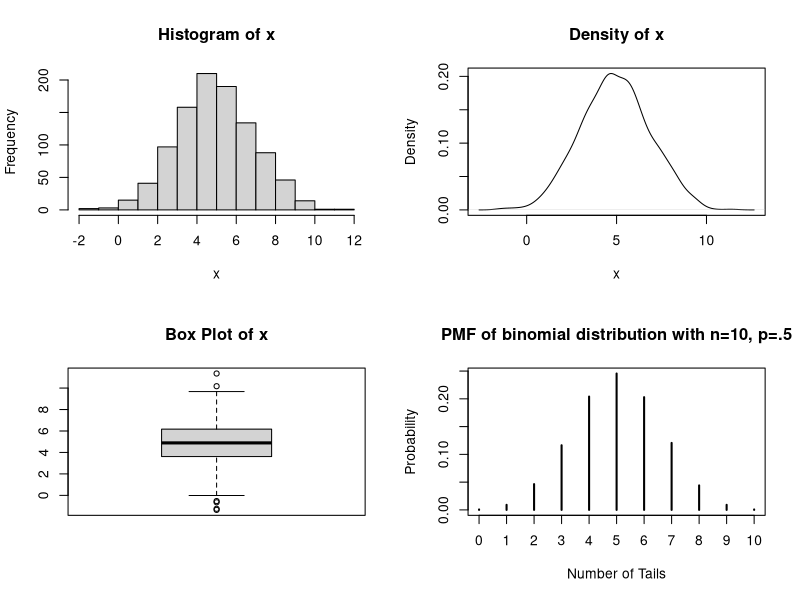
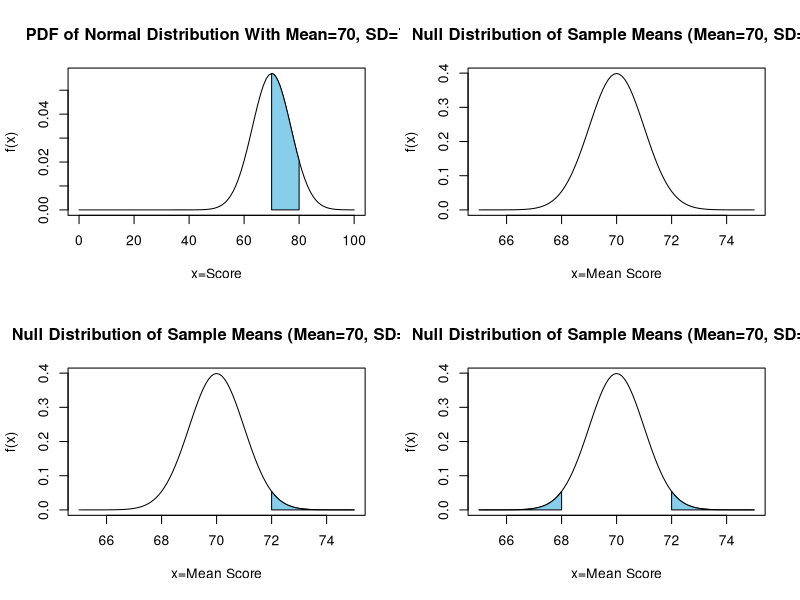

These figures' R source, in order:
## ---- chunk 1
knitr::opts_chunk$set(echo = TRUE)
## ---- chunk 2
set.seed(101)
x <- rnorm(1000,5,2)
par(mfrow=c(2,2))
hist(x, main="Histogram of x", xlab="x")
plot(density(x),main="Density of x", xlab="x")
boxplot(x, main="Box Plot of x")
## ---- chunk 3
binom <- rbinom(10000,10,.5)
plot(table(binom)/length(binom), ylab="Probability", xlab="Number of Tails", 
       main="PMF of binomial distribution with n=10, p=.5")
## ---- chunk 4
coord.x <- c(70,seq(70,80,0.01),80)
coord.y <- c(0,dnorm(seq(70,80,0.01),70,7),0)
curve(dnorm(x,70,7), xlim=c(0,100), main='PDF of Normal Distribution With Mean=70, SD=7',
      ylab="f(x)", xlab="x=Score")
polygon(coord.x,coord.y,col='skyblue')
## ---- chunk 5
curve(dnorm(x,70,1), xlim=c(65,75), main='Null Distribution of Sample Means (Mean=70, SD=1)',
      ylab="f(x)", xlab="x=Mean Score")
## ---- chunk 6
coord.x <- c(72,seq(72,75,0.01),75)
coord.y <- c(0,dnorm(seq(72,75,0.01),70,1),0)
curve(dnorm(x,70,1), xlim=c(65,75), main='Null Distribution of Sample Means (Mean=70, SD=1)',
      ylab="f(x)", xlab="x=Mean Score")
polygon(coord.x,coord.y,col='skyblue')
## ---- chunk 7
coord.x <- c(72,seq(72,75,0.01),75)
coord.y <- c(0,dnorm(seq(72,75,0.01),70,1),0)
coord.x2 <- c(65,seq(65,68,0.01),68)
coord.y2 <- c(0,dnorm(seq(65,68,0.01),70,1),0)
curve(dnorm(x,70,1), xlim=c(65,75), main='Null Distribution of Sample Means (Mean=70, SD=1)',
      ylab="f(x)", xlab="x=Mean Score")
polygon(coord.x,coord.y,col='skyblue')
polygon(coord.x2,coord.y2,col='skyblue')
